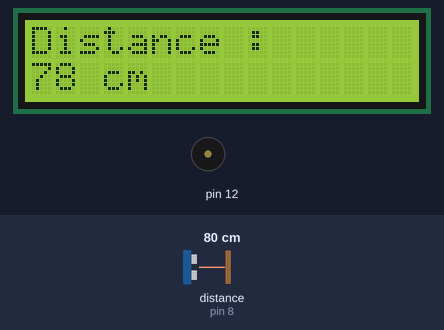
Simulated run of this sketch. Board: Arduino Uno, built with avr-gcc and run on an emulated ATmega328P. On the bench: 16×2 character LCD, buzzer (waves = sounding). Wiring (inferred from the names in the program): ultrasonic range finder: trigger pin 9; echo pin 8. The test bench sets the inputs (shaded band); at power-on: distance to the obstacle (sensor on pin 8) 80 cm. The echo pulse lasts 58.3 µs per cm.

Above: at 2.2 s.
2.3 s: distance to the obstacle (sensor on pin 8) set to 2 cm
At 2.76 s:
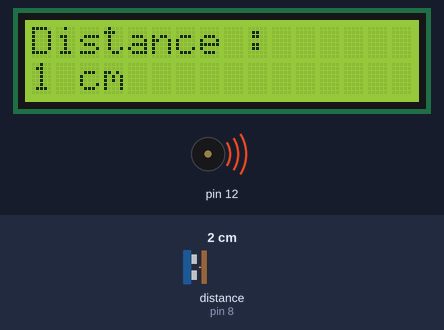
7.2 s: distance to the obstacle (sensor on pin 8) set to 4 cm
At 9.1 s:
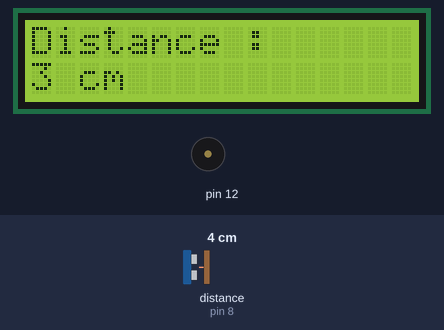
9.6 s: distance to the obstacle (sensor on pin 8) set to 9 cm
At 12.2 s:
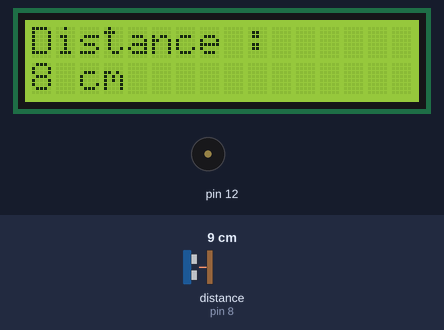
Timing chart, 0 to 18.5 s (numbered marks = the images above; inputs shaded):
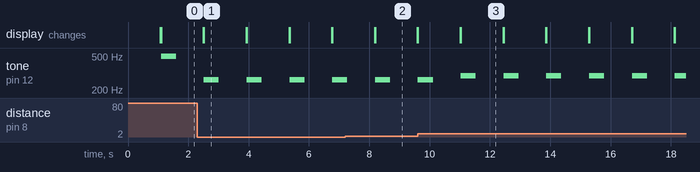

Measured:
- after the input at 2.3 s, the display: first differs from a run without the input after 0.22 s (image 1)
- after the input at 9.6 s, the display: first differs from a run without the input after 1.4 s (image 3)
- by itself, tone on pin 12: repeats every 1.4 s: silent 0.92 s, 294 Hz 0.50 s
- what the display in image 1 shows lasts 1.4 s, from 2.5 s to 3.9 s

The sketch:

ultra_buzzer_lcd.ino
```cpp
// LCD를 쉽게 제어하기 위한 라이브러리를 추가합니다.
#include <LiquidCrystal_I2C.h>
#include <Wire.h>
#define TRIG 9 //TRIG 핀 설정 (초음파 보내는 핀)
#define ECHO 8 //ECHO 핀 설정 (초음파 받는 핀)
#include "pitches.h"
#include <stdio.h>


int melody[] = {
  NOTE_C4, NOTE_D4, NOTE_E4, NOTE_F4, NOTE_G4, NOTE_A4, NOTE_B4, NOTE_C5
};

// 0x3F I2C 주소를 가지고 있는 16x2 LCD객체를 생성합니다.(I2C 주소는 LCD에 맞게 수정해야 합니다.)
LiquidCrystal_I2C lcd(0x27, 16, 2);

// 실행시 가장 먼저 호출되는 함수이며, 최초 1회만 실행됩니다.
// 변수를 선언하거나 초기화를 위한 코드를 포함합니다.
void setup() {

	// I2C LCD를 초기화 합니다..
	lcd.init();
	// I2C LCD의 백라이트를 켜줍니다.
	lcd.backlight();
  lcd.setCursor(0,0);
  lcd.print("Hi, OK ~");

  delay(1000);
  lcd.clear();
  Serial.begin(9600); //PC모니터로 센서값을 확인하기위해서 시리얼 통신을 정의해줍니다.
  pinMode(TRIG, OUTPUT);
  pinMode(ECHO, INPUT);
}

// setup() 함수가 호출된 이후, loop() 함수가 호출되며,
// 블록 안의 코드를 무한히 반복 실행됩니다.
void loop() {
  long duration, distance;
  digitalWrite(TRIG, LOW);
  delayMicroseconds(2);
  digitalWrite(TRIG, HIGH);
  delayMicroseconds(10);
  digitalWrite(TRIG, LOW);

  duration = pulseIn (ECHO, HIGH);
  distance = duration * 17 / 1000;

  char buffer[100];

  lcd.setCursor(0,0);
  lcd.print("Distance : ");
  lcd.setCursor(0,1);
  int a = sprintf(buffer, "%d cm", distance);
  lcd.print(buffer);
  // lcd.print(distance);
  // lcd.print(" cm");

  if (distance <= 5)
  {
    tone(12, melody[0],500);
    delay(400);

  }
  else if(distance >5 && distance <=10){
    tone(12, melody[1],500);
    delay(400);
  }
    else if(distance >10 && distance <=20)
  {
    tone(12, melody[2],500);
    delay(400);
  }
    else if(distance >20 && distance <=30)
  {
    tone(12, melody[3],500);
    delay(400);
  }
    else if(distance >30 && distance <=50)
  {
    tone(12, melody[4],500);
    delay(400);
  }
    else if(distance >50 && distance <=70)
  {
    tone(12, melody[5],500);
    delay(400);
  }
    else if(distance >70 && distance <=90)
  {
    tone(12, melody[6],500);
    delay(400);
  }
  else
  {
    tone(12, melody[7],500);
    delay(400);
  }
	delay(1000);
	// LCD의 모든 내용을 삭제합니다.
	lcd.clear();
}
```
